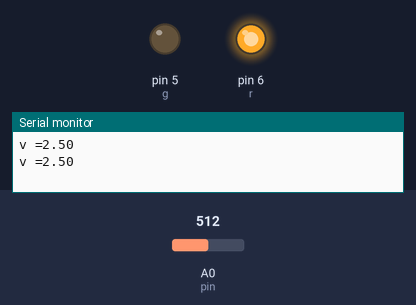
The sketch below on a simulated Arduino Uno, built with avr-gcc and run on an emulated ATmega328P. Parts: output pins drawn as LEDs (lit = HIGH), the last lines printed to the serial monitor. Inputs (shaded band) come from the test bench; at power-on: A0 (pin) = 512.

Above: at 1.8 s.
1.9 s: A0 (pin) set to 597
4.2 s: A0 (pin) set to 629
At 7.1 s:
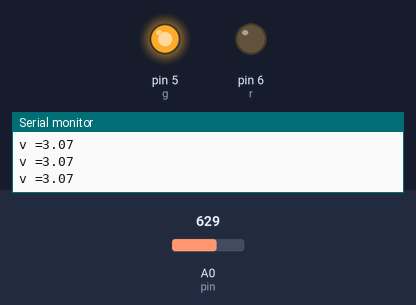
7.5 s: A0 (pin) set to 511
At 9.4 s:
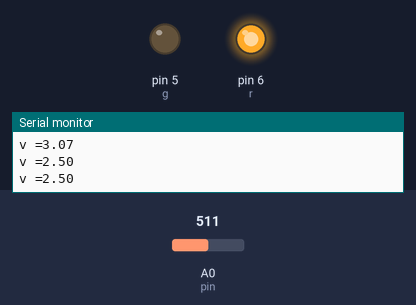
10.5 s: A0 (pin) set to 716
At 13.0 s:
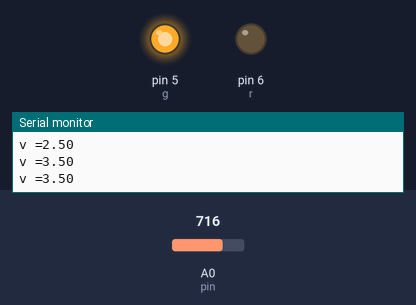
Timing chart, 0 to 14.5 s (numbered marks = the images above; inputs shaded):
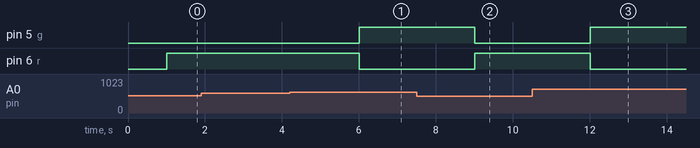

Measured:
- the behaviour switches between 613 and 614 on A0 (pin) (found by bisection; images 0 and 1)
- after the input at 4.2 s, pin 5 (g): LOW → HIGH after 1.8 s; pin 6 (r): HIGH → LOW after 1.8 s
- after the input at 7.5 s, pin 5 (g): HIGH → LOW after 1.5 s; pin 6 (r): LOW → HIGH after 1.5 s
- after the input at 10.5 s, pin 5 (g): LOW → HIGH after 1.5 s; pin 6 (r): HIGH → LOW after 1.5 s

The sketch:

Photoresistor_Circuit.ino
```cpp
// Photoresistor Circuit
float v;
int pin=A0;
int rval;
int d=1000;
int r=6;
int g=5;
void setup() {
  pinMode(pin,INPUT);
  Serial.begin(9600);
  pinMode(r,OUTPUT);
  pinMode(g,OUTPUT);

}

void loop() {
  rval=analogRead(pin);
  v= (5./1023.)*rval;
  Serial.print("v =");
  Serial.println(v);
  delay(d);
  if(v<3){
    digitalWrite(r,HIGH);
    digitalWrite(g,LOW);
  }
  else{
    digitalWrite(r,LOW);
    digitalWrite(g,HIGH);
  }

}
```
